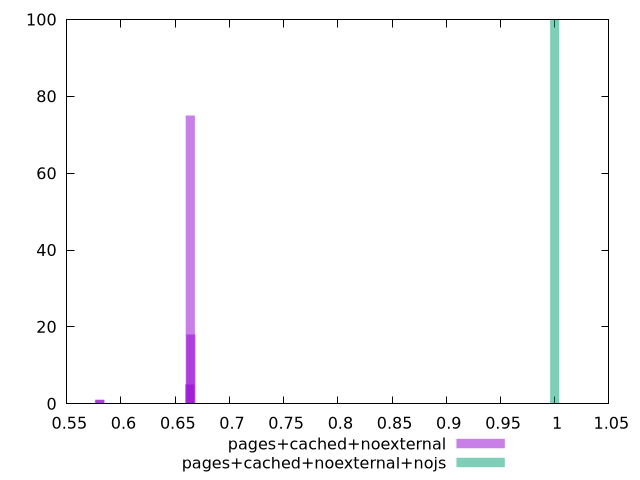

Generate this figure with gnuplot:
$_pagesCachedNoexternal <<EOF
455.13950614284533 75
453.8796043957371 18
456.0844324531765 5
605.0678140487238 1
606.012740359055 1
EOF
$_pagesCachedNoexternalNojs <<EOF
0 100
EOF
set key outside below
set terminal pngcairo
set output "report_00006_2020-11-02T20-21-41.718Z/uses-rel-preload/uses-rel-preload_pages+cached+noexternal_pages+cached+noexternal+nojs+hist.png"
set boxwidth 12.1202548071811
set style fill transparent solid 0.5 noborder
set yrange [0:100]
plot $_pagesCachedNoexternal title "pages+cached+noexternal" with boxes ,$_pagesCachedNoexternalNojs title "pages+cached+noexternal+nojs" with boxes ,
